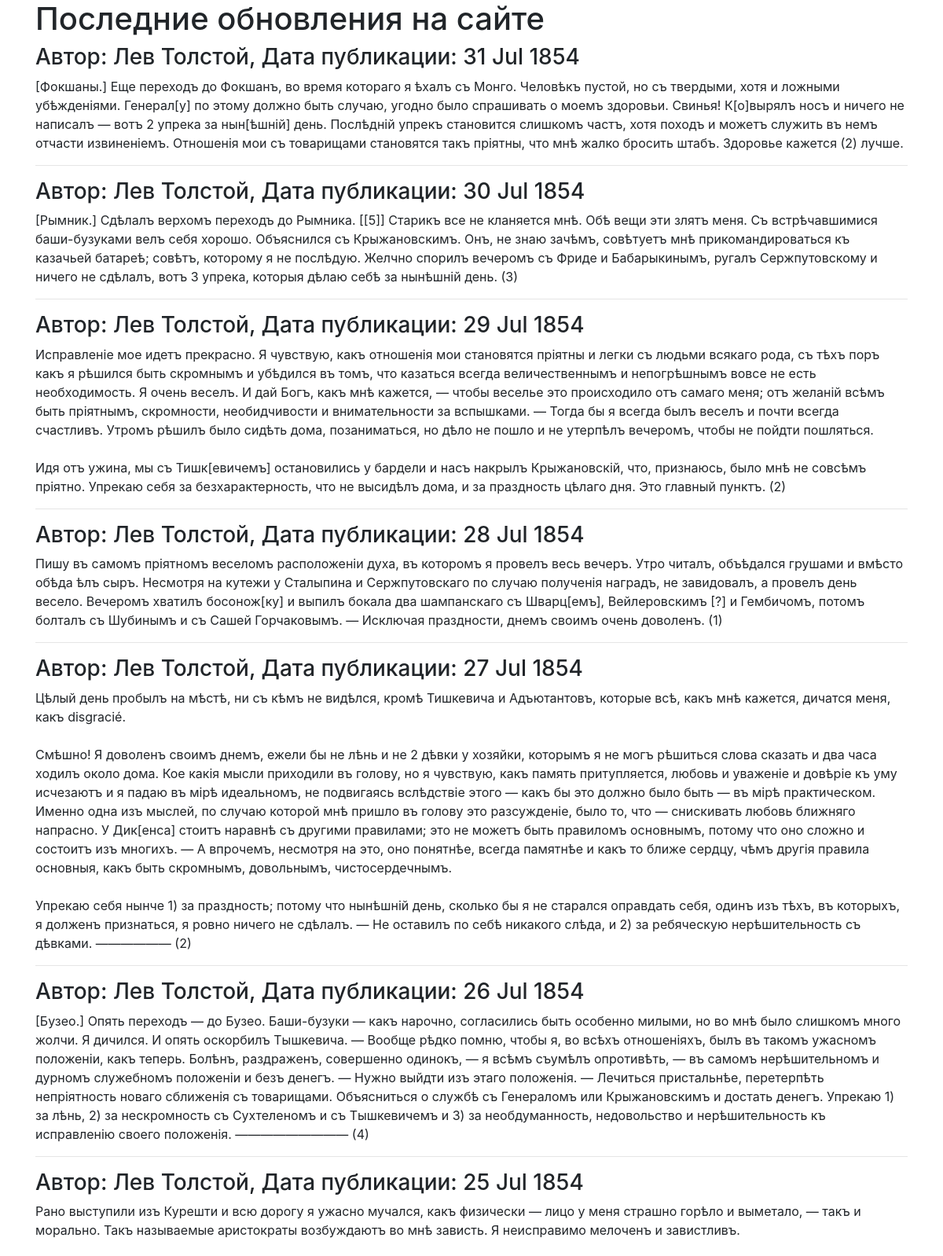
The page / (upper part) on the database its author committed.
### posts/models.py (models this page shows)
class Post(models.Model):
    text = models.TextField()
    pub_date = models.DateTimeField("date published", auto_now_add=True)
    author = models.ForeignKey(User, on_delete=models.CASCADE, related_name="posts")
    group = models.ForeignKey('Group', on_delete=models.SET_NULL,
                              blank=True, null=True, related_name="posts")
    class Meta:
        ordering = ["-pub_date"]

### posts/views.py (the view)
# urls.py: path("", views.index, name="index"),
def index(request):
    posts = Post.objects.all()[:11]
    context = {
        'posts': posts,
    }
    return render(request, 'posts/index.html', context)

### posts/templates/posts/index.html (shortened to what this page needs)
{% extends 'base.html' %}
{% block header %}Последние обновления на сайте{% endblock %}
{% block content %}
    {% for post in posts %}
    <h3>
        Автор: {{ post.author.get_full_name }}, Дата публикации: {{ post.pub_date|date:"d M Y" }}
    </h3>
    <p>{{ post.text|linebreaksbr }}</p>
    {% if not forloop.last %}<hr>{% endif %}
    {% endfor %}
{% endblock %}

### templates/base.html (shortened to what this page needs)
<!DOCTYPE html>
<html class="page" lang="ru">
  <head>
  </head>
<head>
    {% load static %}
    <link rel="stylesheet" href="{% static 'bootstrap/dist/css/bootstrap.min.css' %}">
</head>
<body>
    <main>
        <div class="container">
            <h1>{% block header %}The Last Social Media You'll Ever Need{% endblock %}</h1>
            {% block content %}{% endblock %}
        </div>
    </main>
</body>
</html>

### rows shown on the page
Post: author.get_full_name "Лев Толстой", pub_date "31 Jul 1854", text "[Фокшаны.] Еще переходъ до Фокшанъ, во время котораго я ѣхалъ съ Монго. Человѣкъ пустой, но съ твердыми, хотя и ложными убѣжденіями. Генерал[у] по этому должно быть случаю, угодно было спрашивать о моемъ здоровьи. Свинья! К[о]вырялъ носъ и ничего не написалъ — вотъ 2 упрека за нын[ѣшній] день. Послѣдній упрекъ становится слишкомъ частъ, хотя походъ и можетъ служить въ немъ отчасти извиненіемъ. Отношенія мои съ товарищами становятся такъ пріятны, что мнѣ жалко бросить штабъ. Здоровье кажется (2) лучше."
Post: author.get_full_name "Лев Толстой", pub_date "30 Jul 1854", text "[Рымник.] Сдѣлалъ верхомъ переходъ до Рымника. [[5]] Старикъ все не кланяется мнѣ. Обѣ вещи эти злятъ меня. Съ встрѣчавшимися баши-бузуками велъ себя хорошо. Объяснился съ Крыжановскимъ. Онъ, не знаю зачѣмъ, совѣтуетъ мнѣ прикомандироваться къ казачьей батареѣ; совѣтъ, которому я не послѣдую. Желчно спорилъ вечеромъ съ Фриде и Бабарыкинымъ, ругалъ Сержпутовскому и ничего не сдѣлалъ, вотъ 3 упрека, которыя дѣлаю себѣ за нынѣшній день. (3)"
Post: author.get_full_name "Лев Толстой", pub_date "29 Jul 1854", text "Исправленіе мое идетъ прекрасно. Я чувствую, какъ отношенія мои становятся пріятны и легки съ людьми всякаго рода, съ тѣхъ поръ какъ я рѣшился быть скромнымъ и убѣдился въ томъ, что казаться всегда величественнымъ и непогрѣшнымъ вовсе не есть необходимость. Я очень веселъ. И дай Богъ, какъ мнѣ кажется, — чтобы веселье это происходило отъ самаго меня; отъ желаній всѣмъ быть пріятнымъ, скромности, необидчивости и внимательности за вспышками. — Тогда бы я всегда былъ веселъ и почти всегда счастливъ. Утромъ рѣшилъ было сидѣть дома, позаниматься, но дѣло не пошло и не утерпѣлъ вечеромъ, чтобы не пойдти пошляться. Идя отъ ужина, мы съ Тишк[евичемъ] остановились у бардели и насъ накрылъ…"
Post: author.get_full_name "Лев Толстой", pub_date "28 Jul 1854", text "Пишу въ самомъ пріятномъ веселомъ расположеніи духа, въ которомъ я провелъ весь вечеръ. Утро читалъ, объѣдался грушами и вмѣсто обѣда ѣлъ сыръ. Несмотря на кутежи у Сталыпина и Сержпутовскаго по случаю полученія наградъ, не завидовалъ, а провелъ день весело. Вечеромъ хватилъ босонож[ку] и выпилъ бокала два шампанскаго съ Шварц[емъ], Вейлеровскимъ [?] и Гембичомъ, потомъ болталъ съ Шубинымъ и съ Сашей Горчаковымъ. — Исключая праздности, днемъ своимъ очень доволенъ. (1)"
Post: author.get_full_name "Лев Толстой", pub_date "27 Jul 1854", text "Цѣлый день пробылъ на мѣстѣ, ни съ кѣмъ не видѣлся, кромѣ Тишкевича и Адъютантовъ, которые всѣ, какъ мнѣ кажется, дичатся меня, какъ disgracié. Смѣшно! Я доволенъ своимъ днемъ, ежели бы не лѣнь и не 2 дѣвки у хозяйки, которымъ я не могъ рѣшиться слова сказать и два часа ходилъ около дома. Кое какія мысли приходили въ голову, но я чувствую, какъ память притупляется, любовь и уваженіе и довѣріе къ уму исчезаютъ и я падаю въ мірѣ идеальномъ, не подвигаясь вслѣдствіе этого — какъ бы это должно было быть — въ мірѣ практическом. Именно одна изъ мыслей, по случаю которой мнѣ пришло въ голову это разсужденіе, было то, что — снискивать любовь ближняго напрасно. У Дик[енса] стоитъ наравнѣ съ другими…"
Post: author.get_full_name "Лев Толстой", pub_date "26 Jul 1854", text "[Бузео.] Опять переходъ — до Бузео. Баши-бузуки — какъ нарочно, согласились быть особенно милыми, но во мнѣ было слишкомъ много жолчи. Я дичился. И опять оскорбилъ Тышкевича. — Вообще рѣдко помню, чтобы я, во всѣхъ отношеніяхъ, былъ въ такомъ ужасномъ положеніи, какъ теперь. Болѣнъ, раздраженъ, совершенно одинокъ, — я всѣмъ съумѣлъ опротивѣть, — въ самомъ нерѣшительномъ и дурномъ служебномъ положеніи и безъ денегъ. — Нужно выйдти изъ этаго положенія. — Лечиться пристальнѣе, перетерпѣть непріятность новаго сближенія съ товарищами. Объясниться о службѣ съ Генераломъ или Крыжановскимъ и достать денегъ. Упрекаю 1) за лѣнь, 2) за нескромность съ Сухтеленомъ и съ Тышкевичемъ и 3) за…"
Post: author.get_full_name "Лев Толстой", pub_date "25 Jul 1854", text "Рано выступили изъ Курешти и всю дорогу я ужасно мучался, какъ физически — лицо у меня страшно горѣло и выметало, — такъ и морально. Такъ называемые аристократы возбуждаютъ во мнѣ зависть. Я неисправимо мелоченъ и завистливъ."
